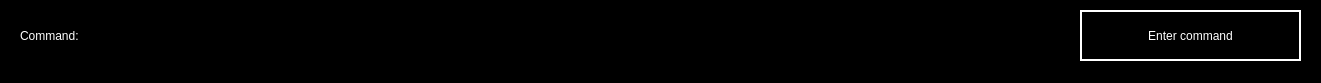
<?xml version="1.0" encoding="UTF-8"?>
<ui version="4.0">
 <class>MainWindow</class>
 <widget class="QMainWindow" name="MainWindow">
  <property name="geometry">
   <rect>
    <x>0</x>
    <y>0</y>
    <width>1321</width>
    <height>83</height>
   </rect>
  </property>
  <property name="windowTitle">
   <string>MainWindow</string>
  </property>
  <property name="styleSheet">
   <string notr="true">background-color: rgb(0, 0, 0);</string>
  </property>
  <widget class="QWidget" name="centralwidget">
   <widget class="QLabel" name="label">
    <property name="geometry">
     <rect>
      <x>20</x>
      <y>10</y>
      <width>141</width>
      <height>51</height>
     </rect>
    </property>
    <property name="styleSheet">
     <string notr="true">QLabel {
	color: rgb(255, 255, 255);
	font: 18pt &quot;Bahnschrift&quot;;
	
}</string>
    </property>
    <property name="text">
     <string>Command:</string>
    </property>
   </widget>
   <widget class="QLineEdit" name="lineEdit">
    <property name="geometry">
     <rect>
      <x>180</x>
      <y>10</y>
      <width>891</width>
      <height>51</height>
     </rect>
    </property>
    <property name="styleSheet">
     <string notr="true">QLineEdit {
	color: rgb(255, 255, 255);
	font: 18pt &quot;Bahnschrift&quot;;
	
}</string>
    </property>
   </widget>
   <widget class="QPushButton" name="pushButton_16">
    <property name="geometry">
     <rect>
      <x>1080</x>
      <y>10</y>
      <width>221</width>
      <height>51</height>
     </rect>
    </property>
    <property name="styleSheet">
     <string notr="true">QPushButton	{
	background-color: rgb(0, 0, 0);
	color: rgb(255, 255, 255);
	font: 75 18pt &quot;Bahnschrift&quot;;
	border: 2px solid rgb(255, 255, 255);
}

QPushButton:hover  {
	background-color: rgb(255, 255, 255);
	color: rgb(0, 0, 0);
	font: 75 18pt &quot;Bahnschrift&quot;;
	border: 2px solid rgb(255, 255, 255);
}</string>
    </property>
    <property name="text">
     <string>Enter command</string>
    </property>
   </widget>
  </widget>
 </widget>
 <resources/>
 <connections/>
</ui>
